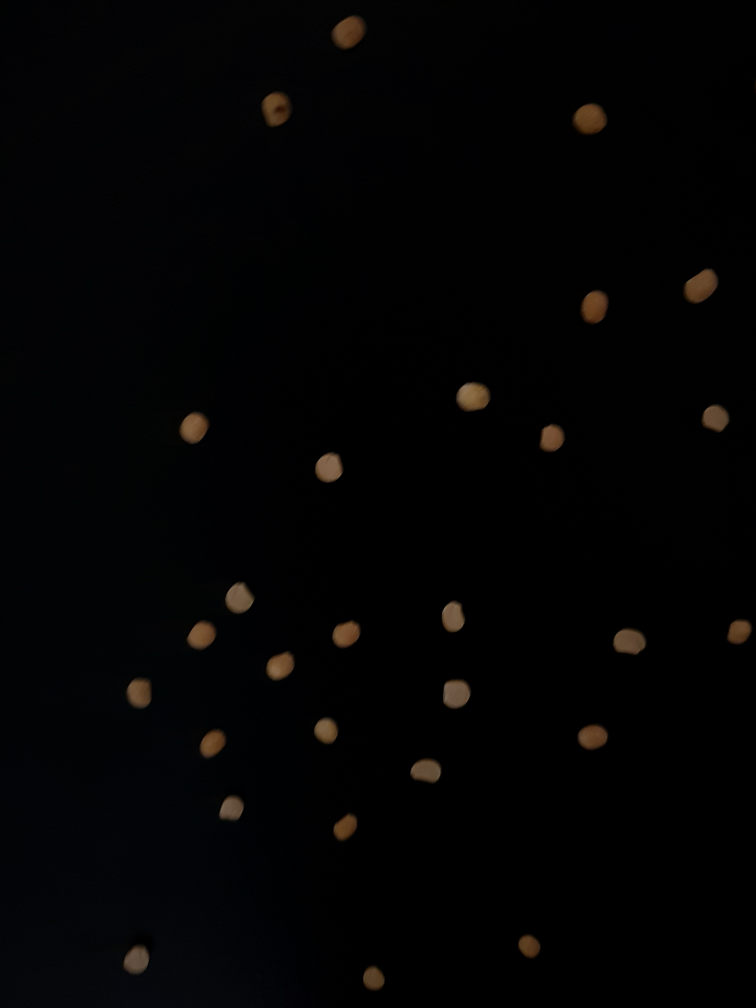
#> input picture Adulteration Sample Data/20220614_133004.jpg, 3024 x 4032 px (shown at 1/4 size); its folder holds only this picture in this run
$ python -i G1run.py   (imports and definitions only)
#> lines starting #> are read from the running program, lines starting #| are printed output that depends on the picture; after the words box and inside, x2 and y2 are one past the last pixel; in counts of white or black regions, pixels touching at a corner belong together
#> further down, picture is the input picture: shape (4032, 3024, 3); mean B, G, R 3, 2.9, 3
from cProfile import label
import cv2 as cv
import numpy as np
import pandas as pd
import random as rng
import os
import math


def prepros(img):
    img = cv.cvtColor(img, cv.COLOR_BGRA2GRAY)
    # img = cv.resize(img,(1080,1920),interpolation=cv.INTER_AREA)
    gauss = cv.GaussianBlur(img, (7,7),0)
    ret3,th3 = cv.threshold(gauss,0,255,cv.THRESH_BINARY+cv.THRESH_OTSU)
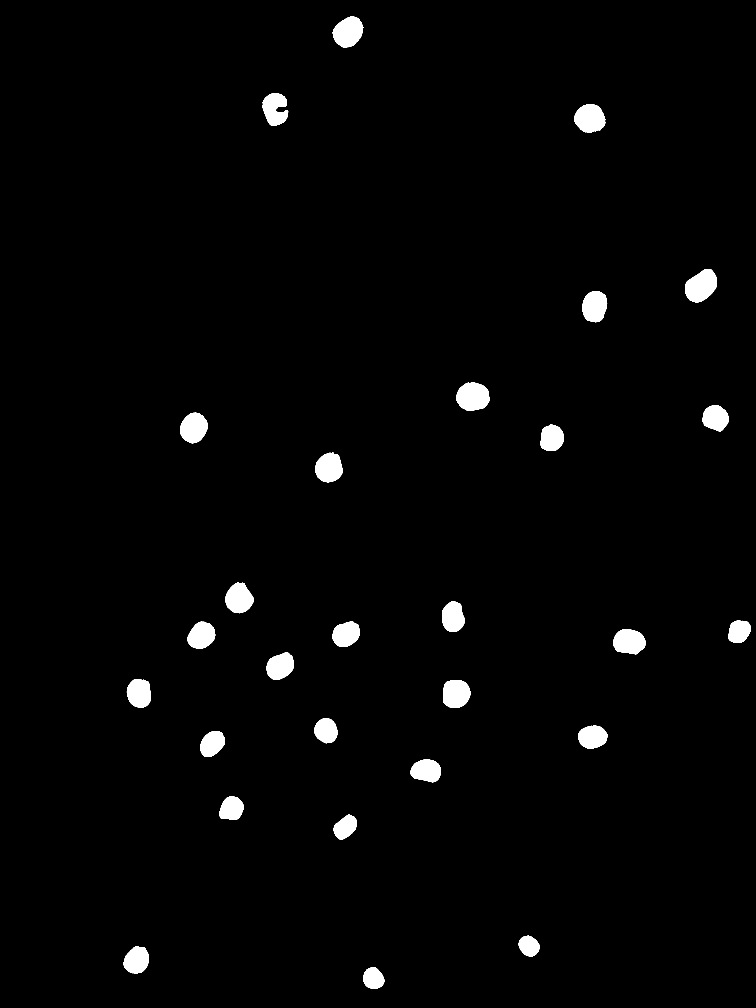
#> th3: shape (4032, 3024) (shown at 1/4 size); 2% white; 28 white regions, largest, box (x1, y1, x2, y2) and area: (2741, 1077, 2868, 1210) 11934, (1826, 1530, 1958, 1643) 11689, (1331, 66, 1453, 191) 10975
#> ret3 = 37
    dialate = cv.dilate(th3, None, iterations=1)
#> dialate: shape (4032, 3024); 2.1% white; 28 white regions, largest, box (x1, y1, x2, y2) and area: (2740, 1076, 2869, 1211) 12458, (1825, 1529, 1959, 1644) 12188, (1330, 65, 1454, 192) 11479
    erode = cv.erode(dialate, None, iterations=1)
#> erode: shape (4032, 3024); 2% white; 28 white regions, largest, box (x1, y1, x2, y2) and area: (2741, 1077, 2868, 1210) 11934, (1826, 1530, 1958, 1643) 11692, (1331, 66, 1453, 191) 10977
    canny = cv.Canny(erode,150,200)
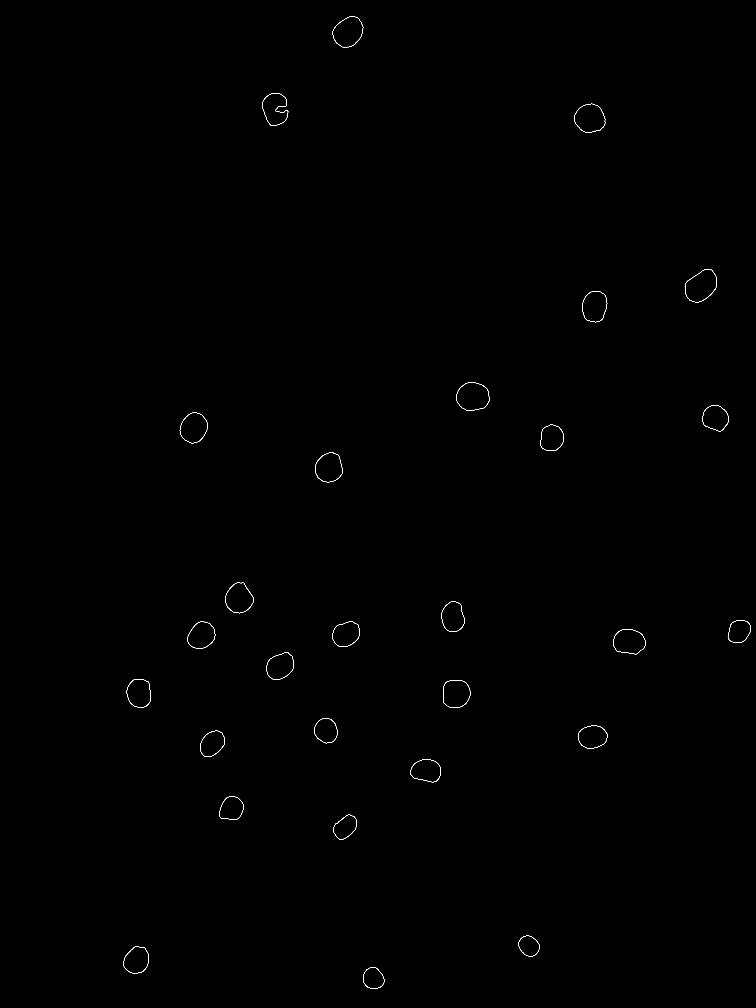
#> canny: shape (4032, 3024) (shown at 1/4 size); 0.08% white in thin lines or dots, all inside (x1, y1, x2, y2) = (494, 65, 3003, 3955)
    prepros.contours,prepros.hierarchy=cv.findContours(canny,cv.RETR_EXTERNAL,cv.CHAIN_APPROX_NONE)
#> prepros.contours = 28 contours; largest, box (x1, y1, x2, y2) and area: (2740, 1076, 2868, 1210) 11970, (1825, 1529, 1958, 1643) 11702, (1330, 65, 1453, 191) 11000, (2296, 415, 2422, 530) 10827, (719, 1650, 830, 1773) 10054; prepros.hierarchy = 28 rows, first 6: [1, -1, -1, -1], [2, 0, -1, -1], [3, 1, -1, -1], [4, 2, -1, -1], [5, 3, -1, -1], [6, 4, -1, -1]
    # [8 lines of commented-out code are left out]


# [70 lines left out: function featstr, not called in this run]


# [10 lines not run here, left out]
            # [22 lines of commented-out code are left out]


>>> import cv2
>>> picture = cv2.imread('../Adulteration Sample Data/20220614_133004.jpg')
>>> result = prepros(picture)

$ run again, on Adulteration Sample Data/20220614_133008.jpg
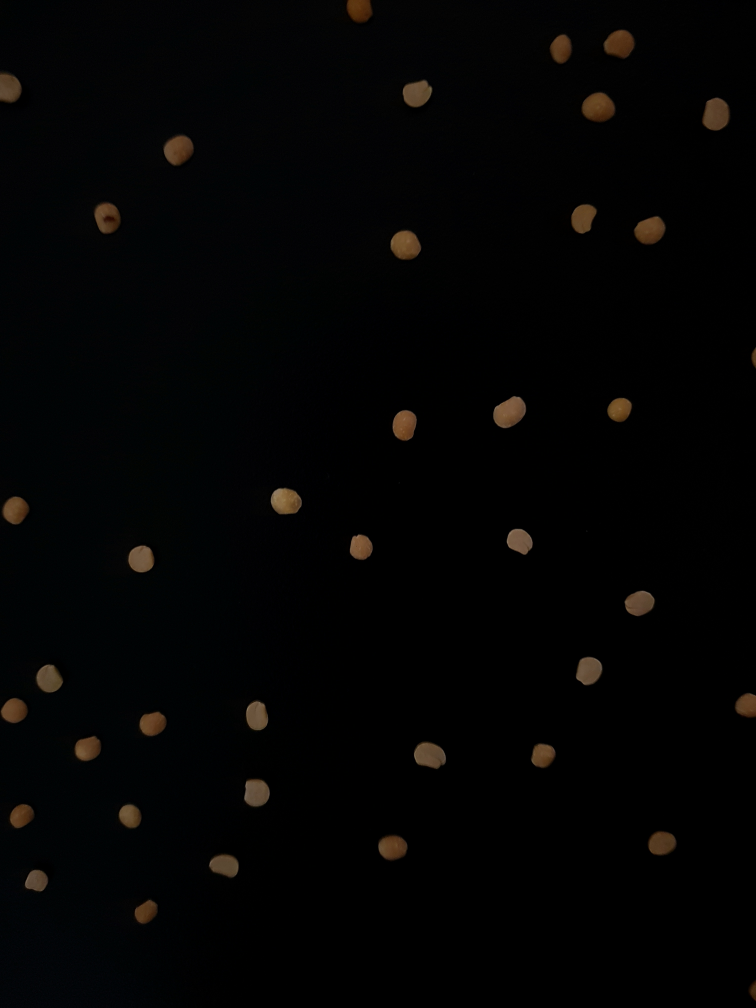
#> input picture Adulteration Sample Data/20220614_133008.jpg, 3024 x 4032 px (shown at 1/4 size)
#> picture is the input picture: shape (4032, 3024, 3); mean B, G, R 3.1, 3.3, 3.4
#> in prepros, `ret3,th3 = cv.threshold(gauss,0,255,cv.THRESH_BINARY+cv.THRESH_OTSU)`:
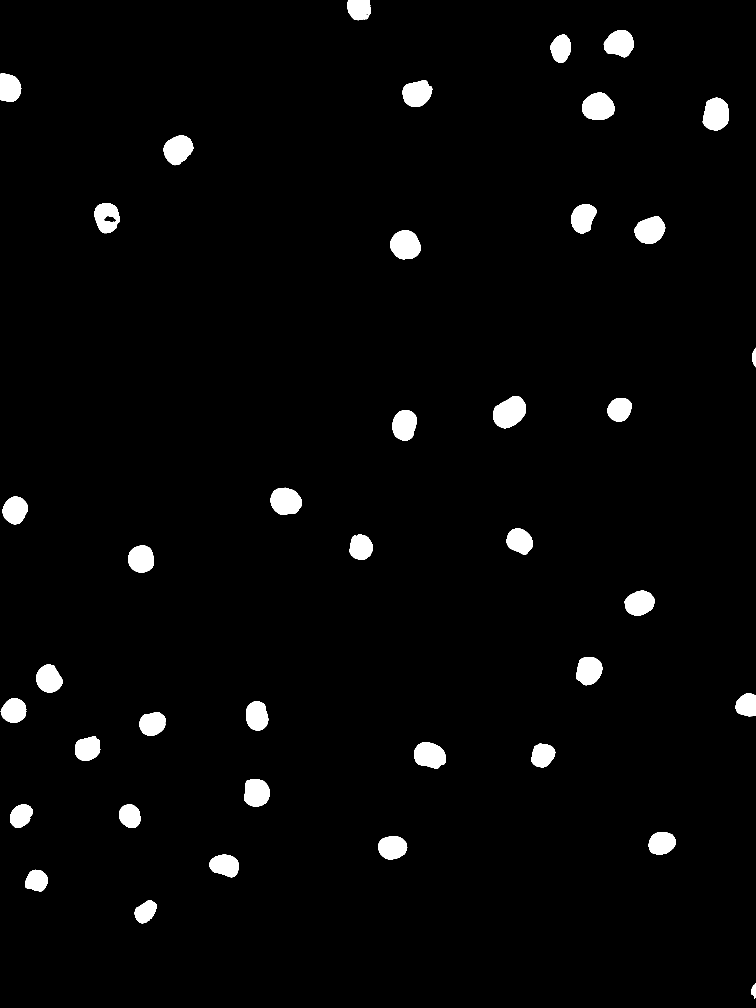
#> th3: shape (4032, 3024) (shown at 1/4 size); 2.6% white; 41 white regions (1 under 20 px), largest, box (x1, y1, x2, y2) and area: (1973, 1584, 2104, 1713) 12056, (2328, 370, 2459, 479) 10962, (1562, 922, 1684, 1037) 10897
#> ret3 = 36
#> dialate: shape (4032, 3024); 2.8% white; 40 white regions, largest, box (x1, y1, x2, y2) and area: (1972, 1583, 2105, 1714) 12580, (2327, 369, 2460, 480) 11458, (1561, 921, 1685, 1038) 11375
#> erode: shape (4032, 3024); 2.6% white; 41 white regions (1 under 20 px), largest, box (x1, y1, x2, y2) and area: (1973, 1584, 2104, 1713) 12056, (2328, 370, 2459, 479) 10966, (1562, 922, 1684, 1037) 10897
#> in prepros, `canny = cv.Canny(erode,150,200)`:
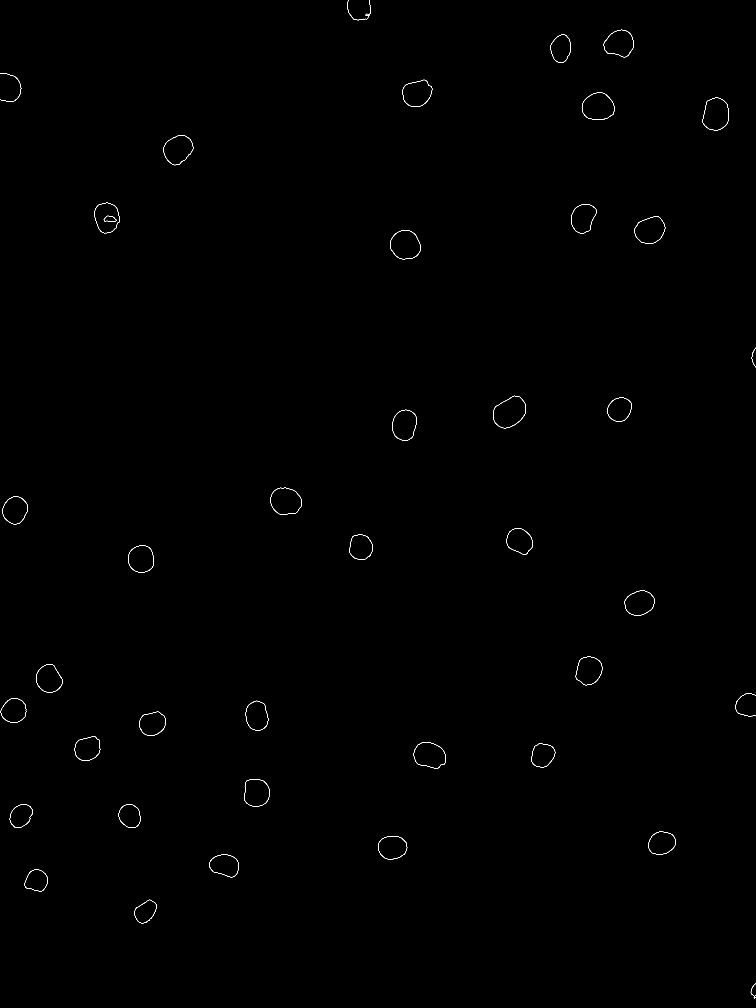
#> canny: shape (4032, 3024) (shown at 1/4 size); 0.11% white in thin lines or dots
#> prepros.contours = 43 contours, 5 with area under 20; largest, box (x1, y1, x2, y2) and area: (1972, 1583, 2104, 1713) 12087, (2327, 369, 2459, 479) 10986, (1561, 921, 1684, 1037) 10922, (2810, 390, 2916, 521) 10764, (1082, 1950, 1207, 2057) 10520; prepros.hierarchy = 43 rows, first 6: [1, -1, -1, -1], [2, 0, -1, -1], [3, 1, -1, -1], [4, 2, -1, -1], [5, 3, -1, -1], [6, 4, -1, -1]

$ run again, on Adulteration Sample Data/20220614_133011.jpg
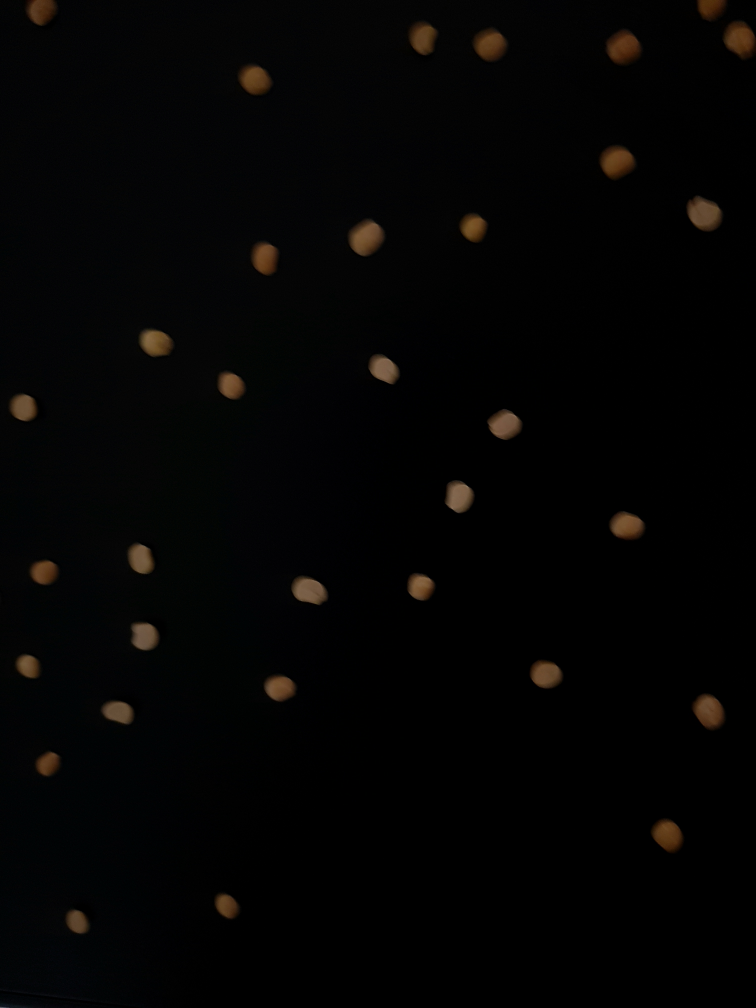
#> input picture Adulteration Sample Data/20220614_133011.jpg, 3024 x 4032 px (shown at 1/4 size)
#> picture is the input picture: shape (4032, 3024, 3); mean B, G, R 3.1, 3.5, 3.9
#> in prepros, `ret3,th3 = cv.threshold(gauss,0,255,cv.THRESH_BINARY+cv.THRESH_OTSU)`:
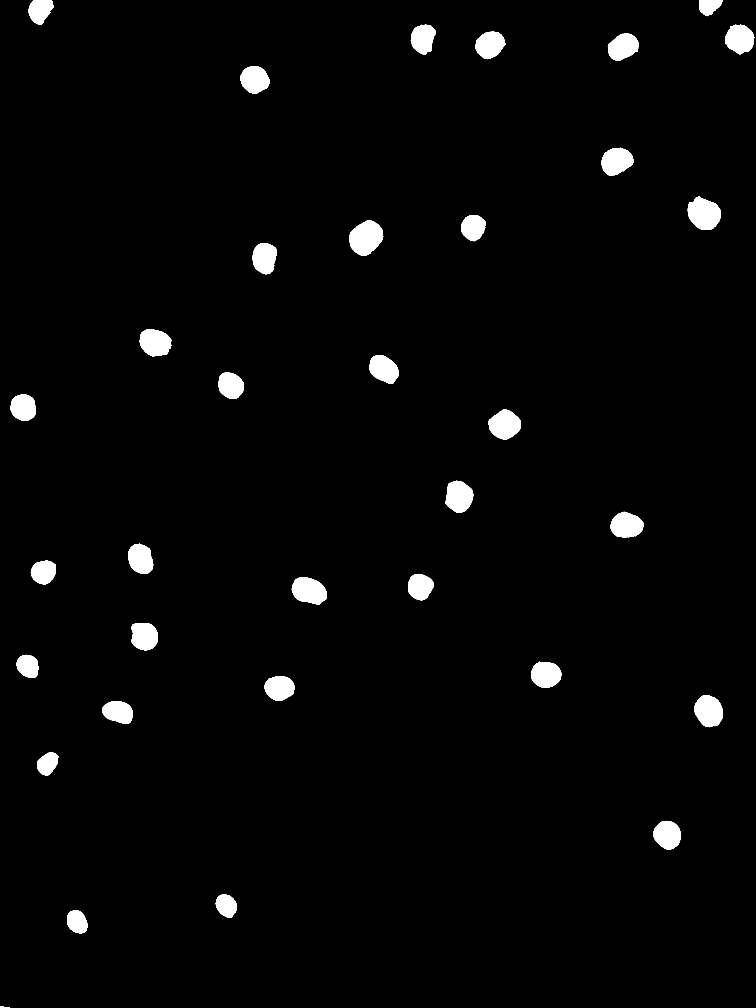
#> th3: shape (4032, 3024) (shown at 1/4 size); 2.5% white; 34 white regions, largest, box (x1, y1, x2, y2) and area: (1398, 882, 1533, 1023) 13700, (2751, 786, 2884, 920) 12818, (1167, 2308, 1308, 2418) 11372
#> ret3 = 34
#> dialate: shape (4032, 3024); 2.6% white; 34 white regions, largest, box (x1, y1, x2, y2) and area: (1397, 881, 1534, 1024) 14256, (2750, 785, 2885, 921) 13372, (1166, 2307, 1309, 2419) 11880
#> erode: shape (4032, 3024); 2.5% white; 34 white regions, largest, box (x1, y1, x2, y2) and area: (1398, 882, 1533, 1023) 13700, (2751, 786, 2884, 920) 12822, (1167, 2308, 1308, 2418) 11372
#> in prepros, `canny = cv.Canny(erode,150,200)`:
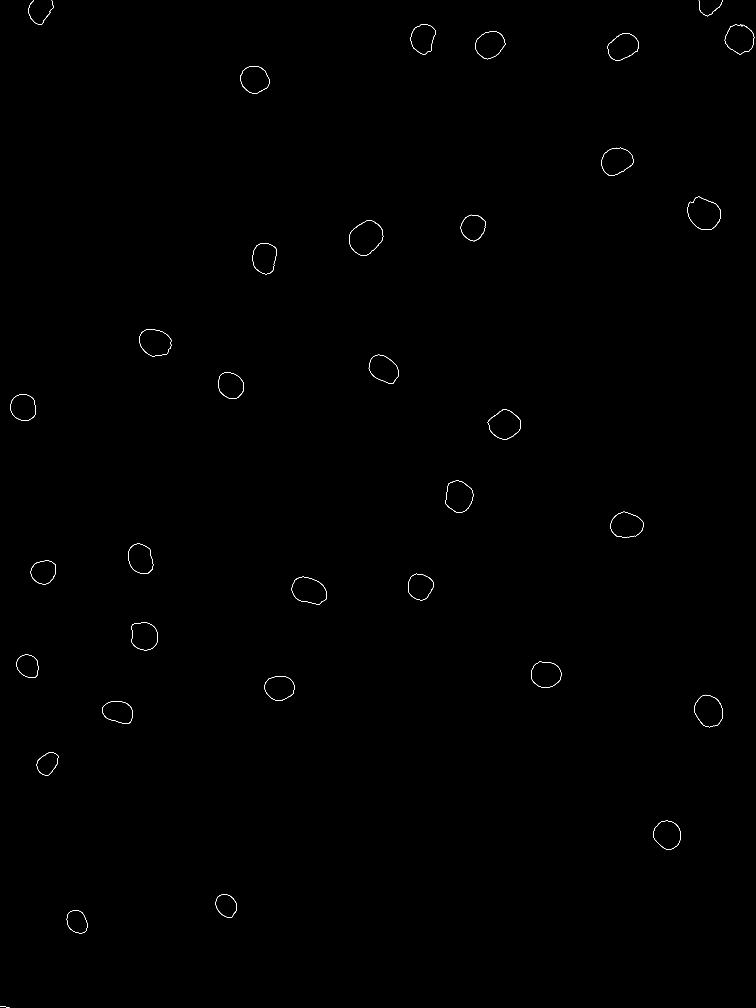
#> canny: shape (4032, 3024) (shown at 1/4 size); 0.1% white in thin lines or dots
#> prepros.contours = 34 contours, 1 with area under 20; largest, box (x1, y1, x2, y2) and area: (1397, 881, 1533, 1023) 13740, (2750, 785, 2884, 920) 12862, (1166, 2307, 1308, 2418) 11382, (1951, 1637, 2084, 1758) 11104, (2776, 2779, 2891, 2909) 11010; prepros.hierarchy = 34 rows, first 6: [1, -1, -1, -1], [2, 0, -1, -1], [3, 1, -1, -1], [4, 2, -1, -1], [5, 3, -1, -1], [6, 4, -1, -1]
